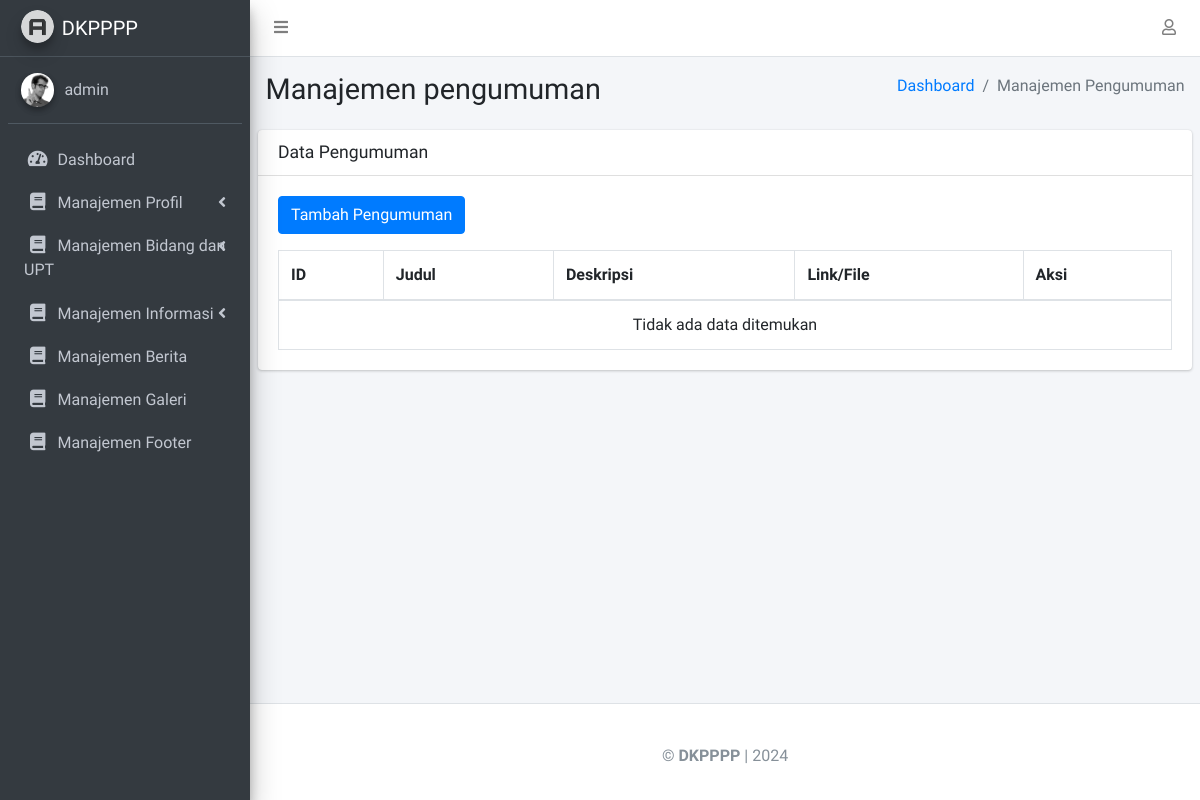
The app's page /admin/manajemenpengumuman.php (signed in), older data.
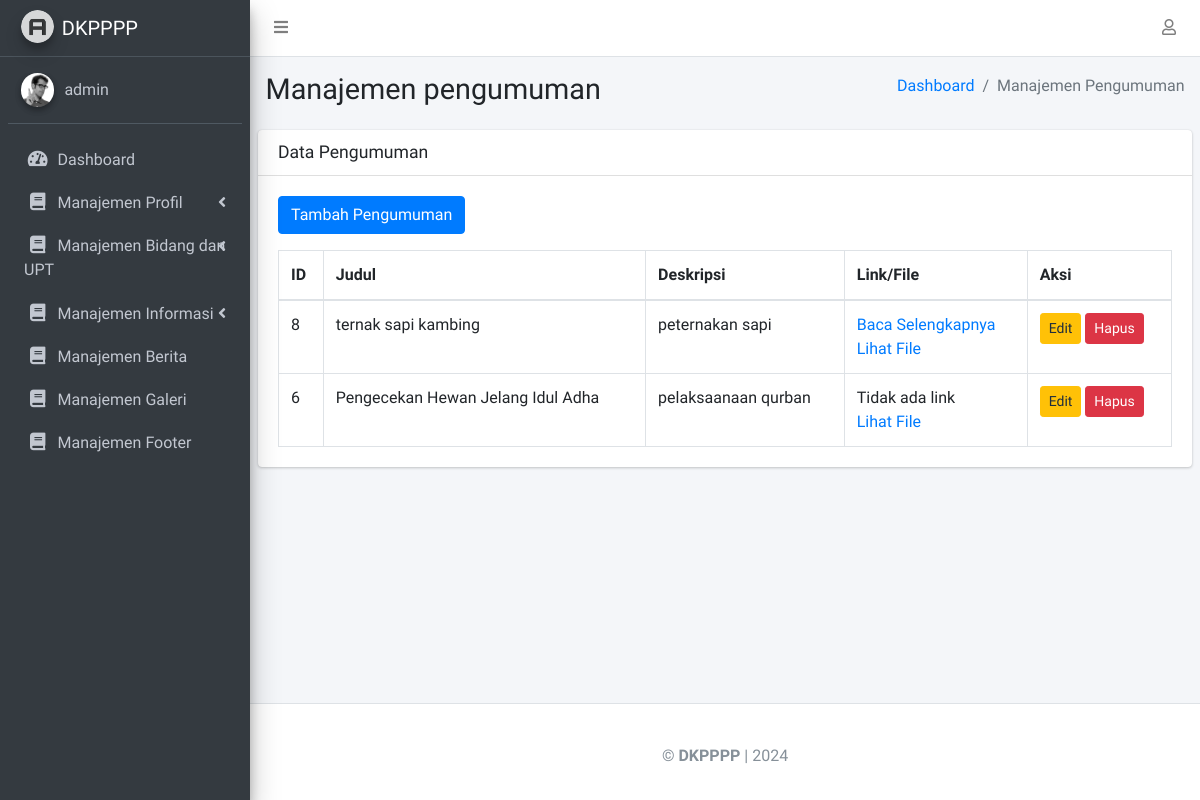
The same page, newer data.
### tables this page shows
CREATE TABLE `pengumuman` (
  `id` int(11) NOT NULL,
  `judul` varchar(255) NOT NULL,
  `deskripsi` text NOT NULL,
  `link` varchar(255) DEFAULT NULL,
  `file` varchar(255) DEFAULT NULL,
  `tanggal_upload` timestamp NOT NULL DEFAULT current_timestamp()
);

### admin/manajemenpengumuman.php (the view, shortened to what the changed rows need)
<?php
include 'config.php';
$sql = "SELECT * FROM pengumuman ORDER BY id DESC";
$result = $conn->query($sql);
?>
<!DOCTYPE html>
<html lang="en">
<head>
  <link rel="stylesheet" href="assets/plugins/fontawesome-free/css/all.min.css">
  <link rel="stylesheet" href="assets/dist/css/adminlte.min.css">
</head>
<body class="hold-transition sidebar-mini">
  <div class="wrapper">
    <aside class="main-sidebar sidebar-dark-primary elevation-4">
      <a href="index.php" class="brand-link">
        <img src="adminlte/AdminLTE-3.1.0/dist/img/AdminLTELogo.png" alt="AdminLTE Logo" class="brand-image img-circle elevation-3" style="opacity: .8">
        <span class="brand-text font-weight-light">DKPPPP</span>
      </a>
    </aside>
    <div class="content-wrapper">
      <section class="content-header">
        <div class="container-fluid">
          <div class="row mb-2">
            <div class="col-sm-6">
              <h1>Manajemen pengumuman</h1>
            </div>
          </div>
        </div>
      </section>
      <section class="content">
        <div class="card">
          <div class="card-body">
            <table class="table table-bordered">
              <thead>
                <tr>
                  <th>ID</th>
                  <th>Judul</th>
                  <th>Deskripsi</th>
                  <th>Link/File</th>
                  <th>Aksi</th>
                </tr>
              </thead>
              <tbody>
                <?php if ($result->num_rows > 0): ?>
                  <?php while ($row = $result->fetch_assoc()): ?>
                    <tr>
                      <td><?= htmlspecialchars($row['id']) ?></td>
                      <td><?= htmlspecialchars($row['judul']) ?></td>
                      <td><?= $row['deskripsi'] ?></td>
                      <td>
                        <?php if (!empty($row['link'])): ?>
                          <a href="<?= htmlspecialchars($row['link']) ?>" target="_blank">Baca Selengkapnya</a>
                        <?php else: ?>
                          Tidak ada link
                        <?php endif; ?>
                        <br>
                        <?php if (!empty($row['file'])): ?>
                          <a href="uploads/pengumuman/<?= htmlspecialchars($row['file']) ?>" target="_blank">Lihat File</a>
                        <?php else: ?>
                          Tidak ada file
                        <?php endif; ?>
                      </td>
                      <td>
                        <a href="pengumuman_edit.php?id=<?= $row['id'] ?>" class="btn btn-warning btn-sm">Edit</a>
                        <a href="pengumuman_delete.php?id=<?= $row['id'] ?>" class="btn btn-danger btn-sm" onclick="return confirm('Apakah Anda yakin ingin menghapus pengumuman ini?');">Hapus</a>
                      </td>
                    </tr>
                  <?php endwhile; ?>
                <?php else: ?>
                  <tr>
                    <td colspan="5" class="text-center">Tidak ada data ditemukan</td>
                  </tr>
                <?php endif; ?>
              </tbody>
            </table>
          </div>
        </div>
      </section>
    </div>
  </div>
</body>
</html>
</html>

Row changes from the older to the newer data that the page shows:
added pengumuman: id "8", judul "ternak sapi kambing", deskripsi "peternakan sapi"
added pengumuman: id "6", judul "Pengecekan Hewan Jelang Idul Adha", deskripsi "pelaksaanaan qurban", link "Tidak ada link"
Text that changed along with them:
text no longer shown: "Tidak ada data ditemukan"
